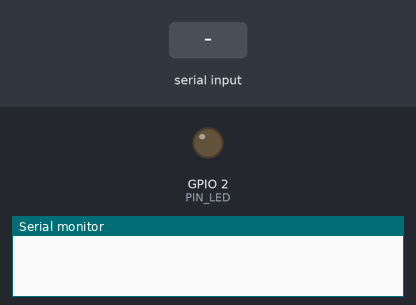
Simulated run of this sketch. Board: ESP32. Shown: output pins drawn as LEDs (lit = HIGH), the last lines printed to the serial monitor. Inputs (shaded band) come from the test bench.

Above: at 1.2 s.
1.3 s: "on\n" received over Serial
At 2.4 s:
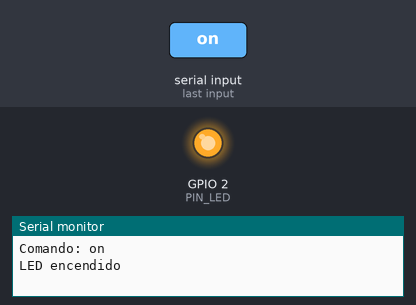
2.8 s: "off\n" received over Serial
At 3.6 s:
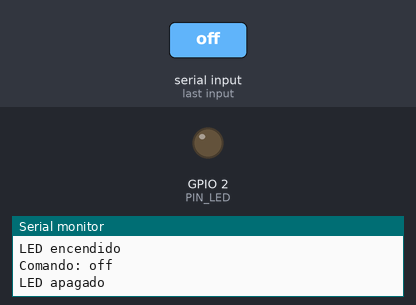
Timing chart, 0 to 5.8 s (numbered marks = the images above; inputs shaded):
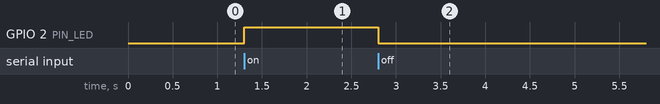

The sketch:

blinkSerial2.ino.ino
```cpp
/*
* blinkSerial2.ino
*
* Este programa hace que el LED de status del microcontrolador
* ESP32 DEVKIT DOIT de 30 pines o un LED conectado al pin 2,
* se encienda o apague controlado por comandos recibidos por
* el puerto serie
*/
#include <string.h>
// Pin a la que esta conectado el LED, GPIO2
const unsigned int PIN_LED = 2;
// Velocidad de transmisión del puerto serie
const unsigned int BAUD_RATE = 115200;
void setup() {
// Establece el pin PIN_LED (GPIO2) como de salida.
pinMode(PIN_LED, OUTPUT);
// Establece la velocidad de transmisión del puerto
// serie al valor BAUD_RATE
Serial.begin(BAUD_RATE);
}
void loop() {
char comando[6];
// Si hay caracteres disponibles para lectura en el puerto serie
if (Serial.available() > 0){
// Lee a lo mas 5 caracteres del puero serie o hasta que se
// presione la tecla Enter y los guarda en el arreglo
// comando.
int n = Serial.readBytesUntil('\n', comando, 5);
// Todas las cadenas en C/C++ terminan en el carácter de fin
// de cadena, ‘\n’.
comando[n] = '\0';
// Escribe el comando al puerto serie
Serial.print("Comando: ");
Serial.println(comando);
// Si se lee el comando "on"
if (strcmp(comando, "on") == 0){
  // Enciende el led conectado al pin PIN_LED
digitalWrite(PIN_LED, HIGH);
// Escribe al puerto serie
Serial.println("LED encendido");
}
else
// Si se lee el comando "off"
if (strcmp(comando, "off") == 0){
// Apaga el led conectado al pin PIN_LED
digitalWrite(PIN_LED, LOW);
// Escribe al puerto serie
Serial.println("LED apagado");
}
else {
// Escribe al puerto serie
Serial.print("Comando desconocido: ");
Serial.println(comando);
}
}
}
```

Measured:
- after the input at 1.3 s, GPIO 2 (PIN_LED): LOW → HIGH at once
- after the input at 2.8 s, GPIO 2 (PIN_LED): HIGH → LOW at once
